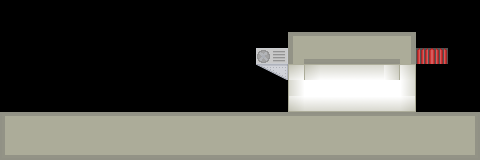

A 2D game scene composited from a Tiled map and its tileset images. What follows is a short description and the map's XML, with each tile layer's data collapsed to a summary:
An orthogonal 30x10 tile map with 16x16 px tiles, 2 tile layers (Background, Middle) and 2 objects.

<map version="1.0" orientation="orthogonal" width="30" height="10" tilewidth="16" tileheight="16">
 <tileset firstgid="1" name="Tileset" tilewidth="16" tileheight="16">
  <image source="../Sprites/Tileset.png" trans="ffffff" width="128" height="112" />
  <tile id="14">
   <properties>
    <property name="colspan" value="2" />
    <property name="isAnimated" value="true" />
   </properties>
  </tile>
  <tile id="22">
   <properties>
    <property name="colspan" value="2" />
   </properties>
  </tile>
 </tileset>
 <layer name="Background" width="30" height="10">
  <properties>
   <property name="ZOrder" value="0.16" />
  </properties>
  <data>[300 cells, 24 non-empty, 9 distinct tile ids]</data>
 </layer>
 <layer name="Middle" width="30" height="10">
  <data>[300 cells, 112 non-empty, 15 distinct tile ids]</data>
 </layer>
 <objectgroup name="Capa de Objetos 1" width="30" height="10">
  <object x="7" y="22" width="88" height="87" />
  <object gid="7" x="126" y="113" />
 </objectgroup>
</map>